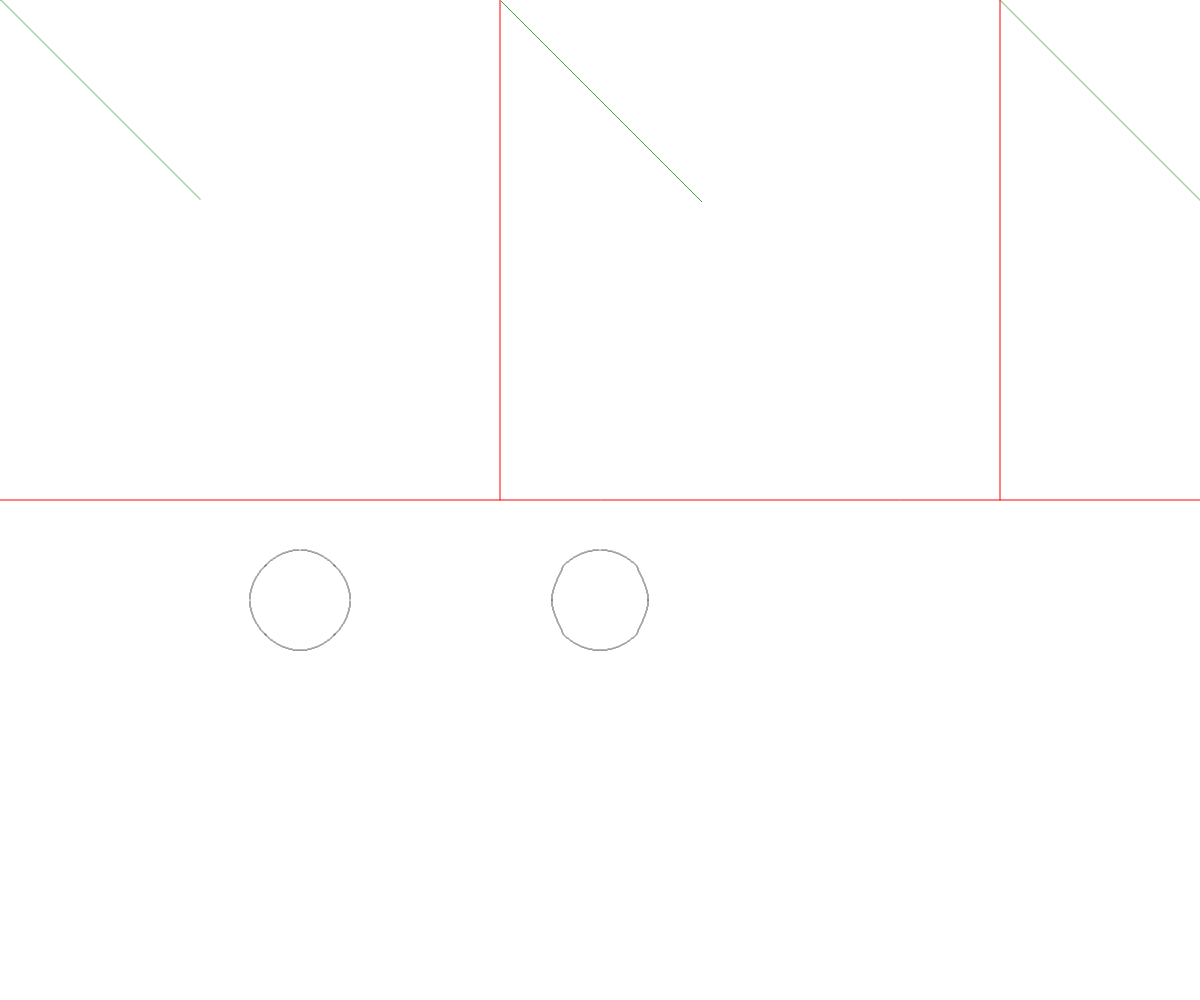
Frame 1 (no input)
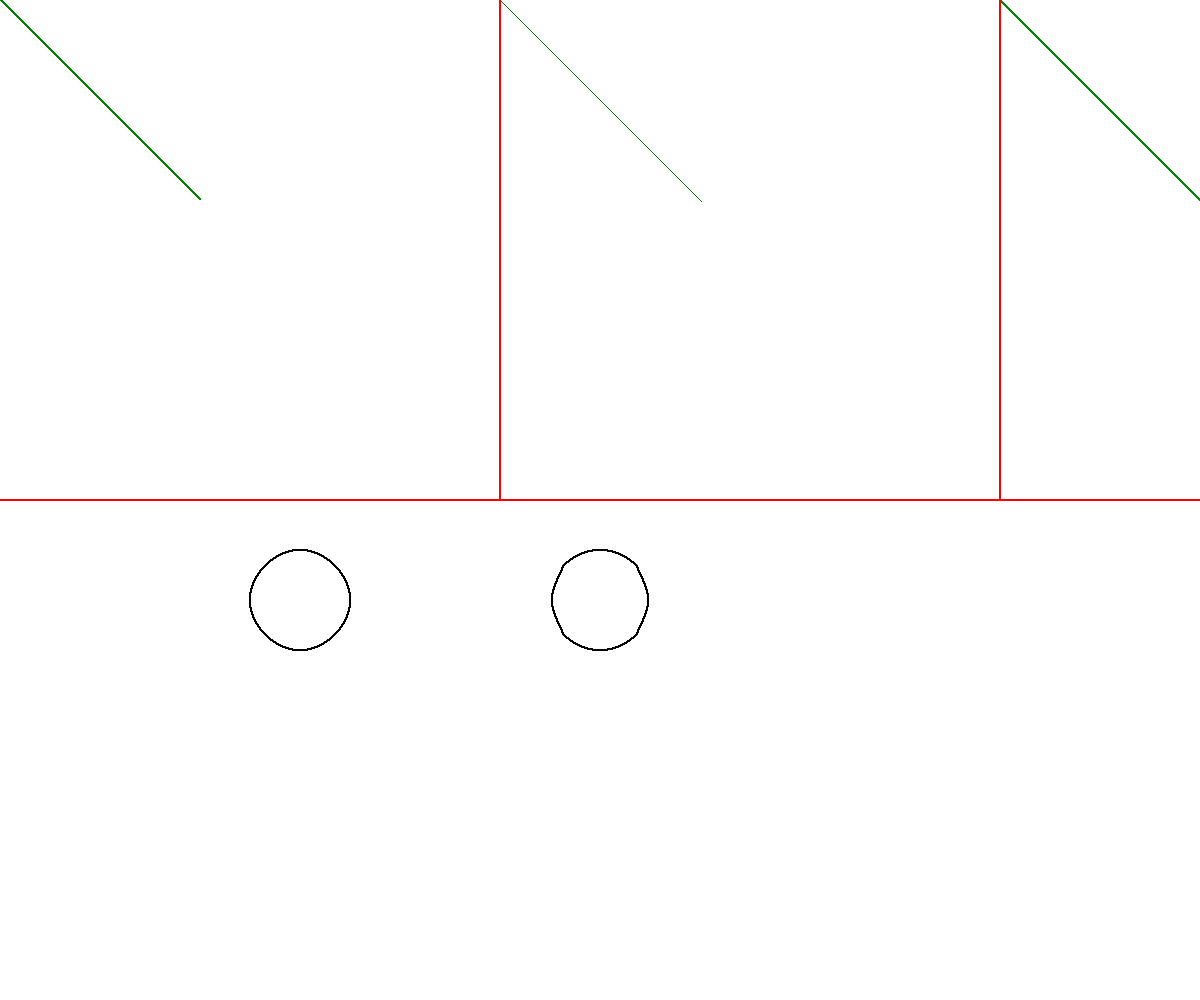
Frame 60 (no input)
Frame 120 (the mouse pressed at the canvas centre since frame 60): identical to frame 60, image omitted

The p5.js sketch that drew these frames (run headless with seeded random() and noise() and a simulated clock; from frame 60 on, the mouse is pressed at the canvas centre):

// p5.js sketch
// ── sketch.js
const p1 = {x: 0, y: 0};
const p2 = {x: 200, y: 200};

const p3 = {x: 500, y: 0};
const p4 = {x: 700, y: 200};

const p5 = {x: 1000, y: 0};
const p6 = {x: 1200, y: 200};

function setup() {
	createCanvas(windowWidth, windowHeight);
}

function draw() {

	stroke("RED");
	line(500,0,500,500);
	line(1000,0,1000,500);
	line(0,500,1400,500);
	push();
	stroke("green");
	ecuPP(p1,p2);
	DDA(p3,p4);
	bresenham(p5,p6);
	pop();
	stroke("black");
	circPM(300,600,50);
	elipsePM(600,600,50,50);
	
}

function ecuPP(p1,p2){
	const dx = p2.x - p1.x;
	const dy = p2.y - p1.y;
	const m = dy / dx;
	const b = p1.y - (m + p1.x);

	let x = p1.x;
	let y = p1.y;

	while(x<=p2.x){
		point(x,y);
		x++;
		y = m * x + b; 
	}
}

function DDA(p1,p2){
	
	const x = p2.x - p1.x;
	const y = p2.y - p1.y;
	
	let m = p1.x;
	let n = p1.y;
	let pp = 0;


	if(x>y)
		pp=1/x;
	else pp=1/y;
	while(m<=p2.x && n<= p2.y){
		m=m+pp*x;
		n=n+pp*y;
		point((m+0.5),(n+0.5));
		x1=m;
		y1=n;
	}
}


function bresenham(p1,p2) {
   var dx = Math.abs(p2.x - p1.x);
   var dy = Math.abs(p2.y - p1.y);
   var sx = (p1.x < p2.x) ? 1 : -1;
   var sy = (p1.y < p2.y) ? 1 : -1;
   var err = dx - dy;

   let x = p1.x;
   let y = p1.y;

   while(true) {
      point(x, y);

      if (Math.abs(x - p2.x) < 0.0001 && Math.abs(y - p2.y) < 0.0001) break;
      var e2 = 2*err;
      if (e2 > -dy) { err -= dy; x  += sx; }
      if (e2 < dx) { err += dx; y  += sy; }
   }
}

function circPM(xc,yc,r){
let p = Math.round(5/4 -r);
let x = 0;
let y = r;
point(xc+x,yc+y);

while(x<y){
	x++;
	if(p<0){
		p = p + 2 + x + 1;
	}else{
		y--;
		p = p + 2 + (x-y) + 1;
	}
	point(xc+x,yc+y);
	point(xc-x,yc+y);
	point(xc-x,yc-y);
	point(xc+x,yc-y);
	point(xc+y,yc+x);
	point(xc+y,yc-x);
	point(xc-y,yc+x);
	point(xc-y,yc-x);
}

}

function elipsePM(xc,yc,rx,ry){
  let ry2 = ry*ry;
  let rx2 = rx*rx;
  let twory2 = 2 * ry2;
  let tworx2 = 2 * rx2;


  let x = 0;
  let y = ry;

  point(xc+x,yc+y);

  let p = ry2 - rx2*ry + 0.25*rx2;
  let px = 0;
  let py = tworx2*y;

  while (px < py) { 
    x = x + 1;
    px = px + twory2;
    if (p < 0)
      p = p + ry2 + px;
    else {
      y = y - 1;
      py = py - tworx2;
      p = p + ry2 + px - py;
    }
    point(xc+x,yc+y);
    point(xc-x,yc+y);
    point(xc+x,yc-y);
    point(xc-x,yc-y);

  }


  p = ry2*(x+0.5)*(x+0.5) + rx2*(y-1)*(y-1) - rx2*ry2;
  px = 0;
  py = tworx2*y;
  while (y > 0) { 
    y = y - 1;
    py = py - tworx2;
    if (p > 0)
      p = p + rx2 - py;
    else {
      x = x + 1;
      px = px + twory2;
      p = p + rx2 + py + px;
    }
    
    point(xc+x,yc+y);
    point(xc-x,yc+y);
    point(xc+x,yc-y);
    point(xc-x,yc-y);
  }

}
